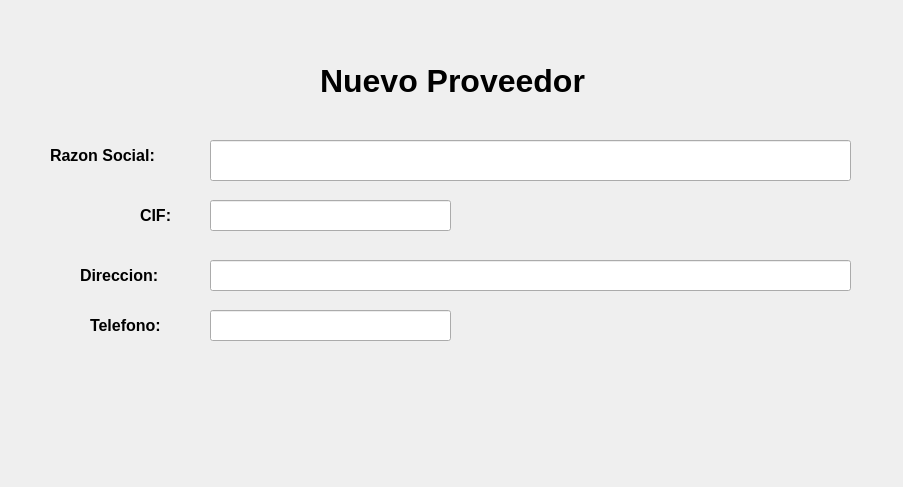
<?xml version="1.0" encoding="UTF-8"?>
<ui version="4.0">
 <class>newSupplyForm</class>
 <widget class="QWidget" name="newSupplyForm">
  <property name="geometry">
   <rect>
    <x>0</x>
    <y>0</y>
    <width>903</width>
    <height>487</height>
   </rect>
  </property>
  <property name="windowTitle">
   <string>Nuevo Proveedor</string>
  </property>
  <property name="windowIcon">
   <iconset>
    <normaloff>../assetes/icons/add.png</normaloff>../assetes/icons/add.png</iconset>
  </property>
  <widget class="QLineEdit" name="nameLineEdit">
   <property name="geometry">
    <rect>
     <x>210</x>
     <y>140</y>
     <width>641</width>
     <height>41</height>
    </rect>
   </property>
  </widget>
  <widget class="QLabel" name="label">
   <property name="geometry">
    <rect>
     <x>50</x>
     <y>140</y>
     <width>141</width>
     <height>31</height>
    </rect>
   </property>
   <property name="font">
    <font>
     <family>Arial</family>
     <pointsize>12</pointsize>
     <weight>75</weight>
     <bold>true</bold>
    </font>
   </property>
   <property name="text">
    <string>Razon Social:</string>
   </property>
  </widget>
  <widget class="QLineEdit" name="cifLineEdit">
   <property name="geometry">
    <rect>
     <x>210</x>
     <y>200</y>
     <width>241</width>
     <height>31</height>
    </rect>
   </property>
  </widget>
  <widget class="QLabel" name="label_2">
   <property name="geometry">
    <rect>
     <x>140</x>
     <y>200</y>
     <width>41</width>
     <height>31</height>
    </rect>
   </property>
   <property name="font">
    <font>
     <family>Arial</family>
     <pointsize>12</pointsize>
     <weight>75</weight>
     <bold>true</bold>
    </font>
   </property>
   <property name="text">
    <string>CIF:</string>
   </property>
  </widget>
  <widget class="QLineEdit" name="adressLineEdit">
   <property name="geometry">
    <rect>
     <x>210</x>
     <y>260</y>
     <width>641</width>
     <height>31</height>
    </rect>
   </property>
  </widget>
  <widget class="QLabel" name="label_6">
   <property name="geometry">
    <rect>
     <x>80</x>
     <y>260</y>
     <width>101</width>
     <height>31</height>
    </rect>
   </property>
   <property name="font">
    <font>
     <family>Arial</family>
     <pointsize>12</pointsize>
     <weight>75</weight>
     <bold>true</bold>
    </font>
   </property>
   <property name="text">
    <string>Direccion:</string>
   </property>
  </widget>
  <widget class="QLabel" name="label_8">
   <property name="geometry">
    <rect>
     <x>320</x>
     <y>60</y>
     <width>341</width>
     <height>41</height>
    </rect>
   </property>
   <property name="font">
    <font>
     <family>Arial</family>
     <pointsize>24</pointsize>
     <weight>75</weight>
     <bold>true</bold>
    </font>
   </property>
   <property name="text">
    <string>Nuevo Proveedor</string>
   </property>
  </widget>
  <widget class="QPushButton" name="saveButton">
   <property name="geometry">
    <rect>
     <x>610</x>
     <y>380</y>
     <width>81</width>
     <height>91</height>
    </rect>
   </property>
   <property name="cursor">
    <cursorShape>PointingHandCursor</cursorShape>
   </property>
   <property name="styleSheet">
    <string notr="true">QPushButton:hover
{
	border-style: solid;
   	background-color:#bbdefb;

}

QPushButton:pressed
{
	 	background-color:#0069c0;
}
</string>
   </property>
   <property name="text">
    <string/>
   </property>
   <property name="icon">
    <iconset>
     <normaloff>../assetes/icons/floppy-disk.png</normaloff>../assetes/icons/floppy-disk.png</iconset>
   </property>
   <property name="iconSize">
    <size>
     <width>80</width>
     <height>71</height>
    </size>
   </property>
   <property name="flat">
    <bool>true</bool>
   </property>
  </widget>
  <widget class="QPushButton" name="cancelButton">
   <property name="geometry">
    <rect>
     <x>730</x>
     <y>380</y>
     <width>81</width>
     <height>91</height>
    </rect>
   </property>
   <property name="cursor">
    <cursorShape>PointingHandCursor</cursorShape>
   </property>
   <property name="styleSheet">
    <string notr="true">QPushButton:hover
{
	border-style: solid;
   	background-color:#ff9090;

}

QPushButton:pressed
{
	 	background-color:#0069c0;
}
</string>
   </property>
   <property name="text">
    <string/>
   </property>
   <property name="icon">
    <iconset>
     <normaloff>../assetes/icons/button.png</normaloff>../assetes/icons/button.png</iconset>
   </property>
   <property name="iconSize">
    <size>
     <width>80</width>
     <height>71</height>
    </size>
   </property>
   <property name="flat">
    <bool>true</bool>
   </property>
  </widget>
  <widget class="QLabel" name="label_4">
   <property name="geometry">
    <rect>
     <x>90</x>
     <y>310</y>
     <width>91</width>
     <height>31</height>
    </rect>
   </property>
   <property name="font">
    <font>
     <family>Arial</family>
     <pointsize>12</pointsize>
     <weight>75</weight>
     <bold>true</bold>
    </font>
   </property>
   <property name="text">
    <string>Telefono:</string>
   </property>
  </widget>
  <widget class="QLineEdit" name="phoneLineEdit">
   <property name="geometry">
    <rect>
     <x>210</x>
     <y>310</y>
     <width>241</width>
     <height>31</height>
    </rect>
   </property>
  </widget>
 </widget>
 <resources/>
 <connections/>
</ui>
